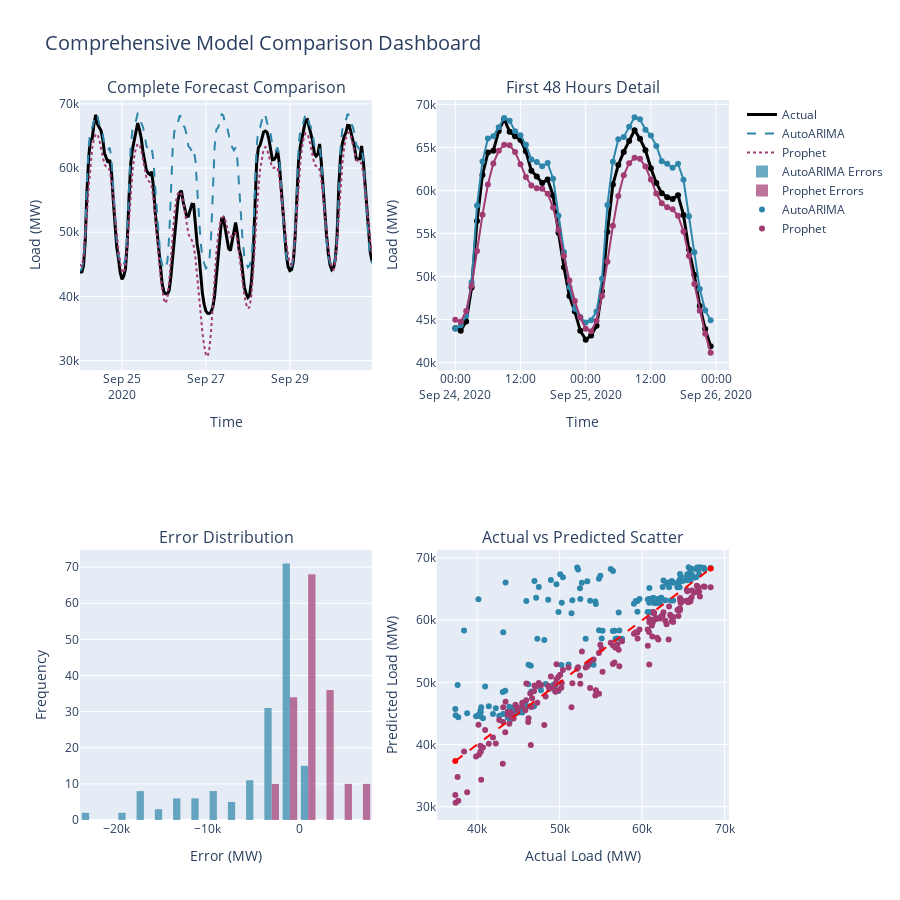

The cell this chart's notebook holds for it:
### Code cell
# Visual comparison of all models
fig = make_subplots(
    rows=2, cols=2,
    subplot_titles=('Complete Forecast Comparison', 
                    'First 48 Hours Detail',
                    'Error Distribution',
                    'Actual vs Predicted Scatter'),
    specs=[[{"secondary_y": False}, {"secondary_y": False}],
           [{"secondary_y": False}, {"secondary_y": False}]]
)

# Plot 1: Complete forecast
fig.add_trace(
    go.Scatter(x=test.index, y=actual_values, name='Actual', 
               line=dict(color='black', width=3), mode='lines'),
    row=1, col=1
)
fig.add_trace(
    go.Scatter(x=test.index, y=arima_predictions, name='AutoARIMA',
               line=dict(color='#2E86AB', width=2, dash='dash'), mode='lines'),
    row=1, col=1
)
fig.add_trace(
    go.Scatter(x=test.index, y=prophet_predictions, name='Prophet',
               line=dict(color='#A23B72', width=2, dash='dot'), mode='lines'),
    row=1, col=1
)

# Plot 2: First 48 hours detail
fig.add_trace(
    go.Scatter(x=test.index[:48], y=actual_values[:48], name='Actual',
               line=dict(color='black', width=3), mode='lines+markers',
               showlegend=False),
    row=1, col=2
)
fig.add_trace(
    go.Scatter(x=test.index[:48], y=arima_predictions[:48], name='AutoARIMA',
               line=dict(color='#2E86AB', width=2), mode='lines+markers',
               showlegend=False),
    row=1, col=2
)
fig.add_trace(
    go.Scatter(x=test.index[:48], y=prophet_predictions[:48], name='Prophet',
               line=dict(color='#A23B72', width=2), mode='lines+markers',
               showlegend=False),
    row=1, col=2
)

# Plot 3: Error distribution
arima_errors = actual_values - arima_predictions
prophet_errors = actual_values - prophet_predictions

fig.add_trace(
    go.Histogram(x=arima_errors, name='AutoARIMA Errors',
                 marker_color='#2E86AB', opacity=0.7, nbinsx=30),
    row=2, col=1
)
fig.add_trace(
    go.Histogram(x=prophet_errors, name='Prophet Errors',
                 marker_color='#A23B72', opacity=0.7, nbinsx=30),
    row=2, col=1
)

# Plot 4: Actual vs Predicted scatter
fig.add_trace(
    go.Scatter(x=actual_values, y=arima_predictions, name='AutoARIMA',
               mode='markers', marker=dict(color='#2E86AB', size=6)),
    row=2, col=2
)
fig.add_trace(
    go.Scatter(x=actual_values, y=prophet_predictions, name='Prophet',
               mode='markers', marker=dict(color='#A23B72', size=6)),
    row=2, col=2
)
# Perfect prediction line
fig.add_trace(
    go.Scatter(x=[actual_values.min(), actual_values.max()],
               y=[actual_values.min(), actual_values.max()],
               name='Perfect Prediction',
               line=dict(color='red', dash='dash', width=2),
               showlegend=False),
    row=2, col=2
)

# Update layout
fig.update_xaxes(title_text="Time", row=1, col=1)
fig.update_xaxes(title_text="Time", row=1, col=2)
fig.update_xaxes(title_text="Error (MW)", row=2, col=1)
fig.update_xaxes(title_text="Actual Load (MW)", row=2, col=2)

fig.update_yaxes(title_text="Load (MW)", row=1, col=1)
fig.update_yaxes(title_text="Load (MW)", row=1, col=2)
fig.update_yaxes(title_text="Frequency", row=2, col=1)
fig.update_yaxes(title_text="Predicted Load (MW)", row=2, col=2)

fig.update_layout(
    height=900,
    showlegend=True,
    title_text="Comprehensive Model Comparison Dashboard",
    title_font_size=20
)

fig.show()

### Figure 1 — Plotly figure (JSON) as saved in the notebook; plotly's stock layout.template omitted (floating-point values rounded to 4 significant figures; data arrays with more than 128 entries replaced by an {"elided": "..."} marker saying what was removed)
{"data": [{"line": {"color": "black", "width": 3}, "mode": "lines", "name": "Actual", "type": "scatter", "x": {"elided": "168 str values"}, "xaxis": "x", "y": {"elided": "168 float values"}, "yaxis": "y"}, {"line": {"color": "#2E86AB", "dash": "dash", "width": 2}, "mode": "lines", "name": "AutoARIMA", "type": "scatter", "x": {"elided": "168 str values"}, "xaxis": "x", "y": {"elided": "168 float values"}, "yaxis": "y"}, {"line": {"color": "#A23B72", "dash": "dot", "width": 2}, "mode": "lines", "name": "Prophet", "type": "scatter", "x": {"elided": "168 str values"}, "xaxis": "x", "y": {"elided": "168 float values"}, "yaxis": "y"}, {"line": {"color": "black", "width": 3}, "mode": "lines+markers", "name": "Actual", "showlegend": false, "type": "scatter", "x": ["2020-09-24T00:00:00+00:00", "2020-09-24T01:00:00+00:00", "2020-09-24T02:00:00+00:00", "2020-09-24T03:00:00+00:00", "2020-09-24T04:00:00+00:00", "2020-09-24T05:00:00+00:00", "2020-09-24T06:00:00+00:00", "2020-09-24T07:00:00+00:00", "2020-09-24T08:00:00+00:00", "2020-09-24T09:00:00+00:00", "2020-09-24T10:00:00+00:00", "2020-09-24T11:00:00+00:00", "2020-09-24T12:00:00+00:00", "2020-09-24T13:00:00+00:00", "2020-09-24T14:00:00+00:00", "2020-09-24T15:00:00+00:00", "2020-09-24T16:00:00+00:00", "2020-09-24T17:00:00+00:00", "2020-09-24T18:00:00+00:00", "2020-09-24T19:00:00+00:00", "2020-09-24T20:00:00+00:00", "2020-09-24T21:00:00+00:00", "2020-09-24T22:00:00+00:00", "2020-09-24T23:00:00+00:00", "2020-09-25T00:00:00+00:00", "2020-09-25T01:00:00+00:00", "2020-09-25T02:00:00+00:00", "2020-09-25T03:00:00+00:00", "2020-09-25T04:00:00+00:00", "2020-09-25T05:00:00+00:00", "2020-09-25T06:00:00+00:00", "2020-09-25T07:00:00+00:00", "2020-09-25T08:00:00+00:00", "2020-09-25T09:00:00+00:00", "2020-09-25T10:00:00+00:00", "2020-09-25T11:00:00+00:00", "2020-09-25T12:00:00+00:00", "2020-09-25T13:00:00+00:00", "2020-09-25T14:00:00+00:00", "2020-09-25T15:00:00+00:00", "2020-09-25T16:00:00+00:00", "2020-09-25T17:00:00+00:00", "2020-09-25T18:00:00+00:00", "2020-09-25T19:00:00+00:00", "2020-09-25T20:00:00+00:00", "2020-09-25T21:00:00+00:00", "2020-09-25T22:00:00+00:00", "2020-09-25T23:00:00+00:00"], "xaxis": "x2", "y": [43980.0, 43700.0, 44770.0, 48730.0, 56450.0, 61800.0, 64400.0, 64610.0, 66920.0, 68300.0, 66820.0, 66300.0, 65850.0, 64550.0, 62290.0, 61620.0, 60860.0, 61280.0, 59420.0, 55090.0, 51070.0, 47730.0, 45930.0, 43700.0, 42670.0, 43140.0, 44280.0, 48300.0, 55200.0, 60690.0, 62960.0, 64480.0, 65760.0, 67000.0, 65990.0, 64680.0, 62580.0, 60880.0, 59680.0, 59220.0, 59000.0, 59440.0, 57150.0, 53150.0, 50200.0, 46560.0, 43890.0, 41910.0], "yaxis": "y2"}, {"line": {"color": "#2E86AB", "width": 2}, "mode": "lines+markers", "name": "AutoARIMA", "showlegend": false, "type": "scatter", "x": ["2020-09-24T00:00:00+00:00", "2020-09-24T01:00:00+00:00", "2020-09-24T02:00:00+00:00", "2020-09-24T03:00:00+00:00", "2020-09-24T04:00:00+00:00", "2020-09-24T05:00:00+00:00", "2020-09-24T06:00:00+00:00", "2020-09-24T07:00:00+00:00", "2020-09-24T08:00:00+00:00", "2020-09-24T09:00:00+00:00", "2020-09-24T10:00:00+00:00", "2020-09-24T11:00:00+00:00", "2020-09-24T12:00:00+00:00", "2020-09-24T13:00:00+00:00", "2020-09-24T14:00:00+00:00", "2020-09-24T15:00:00+00:00", "2020-09-24T16:00:00+00:00", "2020-09-24T17:00:00+00:00", "2020-09-24T18:00:00+00:00", "2020-09-24T19:00:00+00:00", "2020-09-24T20:00:00+00:00", "2020-09-24T21:00:00+00:00", "2020-09-24T22:00:00+00:00", "2020-09-24T23:00:00+00:00", "2020-09-25T00:00:00+00:00", "2020-09-25T01:00:00+00:00", "2020-09-25T02:00:00+00:00", "2020-09-25T03:00:00+00:00", "2020-09-25T04:00:00+00:00", "2020-09-25T05:00:00+00:00", "2020-09-25T06:00:00+00:00", "2020-09-25T07:00:00+00:00", "2020-09-25T08:00:00+00:00", "2020-09-25T09:00:00+00:00", "2020-09-25T10:00:00+00:00", "2020-09-25T11:00:00+00:00", "2020-09-25T12:00:00+00:00", "2020-09-25T13:00:00+00:00", "2020-09-25T14:00:00+00:00", "2020-09-25T15:00:00+00:00", "2020-09-25T16:00:00+00:00", "2020-09-25T17:00:00+00:00", "2020-09-25T18:00:00+00:00", "2020-09-25T19:00:00+00:00", "2020-09-25T20:00:00+00:00", "2020-09-25T21:00:00+00:00", "2020-09-25T22:00:00+00:00", "2020-09-25T23:00:00+00:00"], "xaxis": "x2", "y": [43940.0, 44340.0, 45440.0, 49340.0, 58260.0, 63370.0, 66030.0, 66310.0, 67330.0, 68410.0, 68100.0, 66880.0, 66410.0, 65300.0, 63610.0, 63300.0, 62800.0, 63200.0, 61360.0, 57060.0, 52850.0, 48750.0, 46250.0, 45290.0, 44650.0, 44930.0, 45920.0, 49750.0, 58320.0, 63330.0, 65950.0, 66210.0, 67390.0, 68510.0, 68270.0, 67060.0, 66390.0, 65160.0, 63400.0, 63090.0, 62630.0, 63090.0, 61240.0, 57010.0, 52810.0, 48540.0, 46070.0, 44920.0], "yaxis": "y2"}, {"line": {"color": "#A23B72", "width": 2}, "mode": "lines+markers", "name": "Prophet", "showlegend": false, "type": "scatter", "x": ["2020-09-24T00:00:00+00:00", "2020-09-24T01:00:00+00:00", "2020-09-24T02:00:00+00:00", "2020-09-24T03:00:00+00:00", "2020-09-24T04:00:00+00:00", "2020-09-24T05:00:00+00:00", "2020-09-24T06:00:00+00:00", "2020-09-24T07:00:00+00:00", "2020-09-24T08:00:00+00:00", "2020-09-24T09:00:00+00:00", "2020-09-24T10:00:00+00:00", "2020-09-24T11:00:00+00:00", "2020-09-24T12:00:00+00:00", "2020-09-24T13:00:00+00:00", "2020-09-24T14:00:00+00:00", "2020-09-24T15:00:00+00:00", "2020-09-24T16:00:00+00:00", "2020-09-24T17:00:00+00:00", "2020-09-24T18:00:00+00:00", "2020-09-24T19:00:00+00:00", "2020-09-24T20:00:00+00:00", "2020-09-24T21:00:00+00:00", "2020-09-24T22:00:00+00:00", "2020-09-24T23:00:00+00:00", "2020-09-25T00:00:00+00:00", "2020-09-25T01:00:00+00:00", "2020-09-25T02:00:00+00:00", "2020-09-25T03:00:00+00:00", "2020-09-25T04:00:00+00:00", "2020-09-25T05:00:00+00:00", "2020-09-25T06:00:00+00:00", "2020-09-25T07:00:00+00:00", "2020-09-25T08:00:00+00:00", "2020-09-25T09:00:00+00:00", "2020-09-25T10:00:00+00:00", "2020-09-25T11:00:00+00:00", "2020-09-25T12:00:00+00:00", "2020-09-25T13:00:00+00:00", "2020-09-25T14:00:00+00:00", "2020-09-25T15:00:00+00:00", "2020-09-25T16:00:00+00:00", "2020-09-25T17:00:00+00:00", "2020-09-25T18:00:00+00:00", "2020-09-25T19:00:00+00:00", "2020-09-25T20:00:00+00:00", "2020-09-25T21:00:00+00:00", "2020-09-25T22:00:00+00:00", "2020-09-25T23:00:00+00:00"], "xaxis": "x2", "y": [44970.0, 44730.0, 46010.0, 48920.0, 52950.0, 57170.0, 60690.0, 63140.0, 64610.0, 65310.0, 65260.0, 64450.0, 63050.0, 61560.0, 60570.0, 60250.0, 60190.0, 59620.0, 58010.0, 55410.0, 52390.0, 49540.0, 47140.0, 45230.0, 43930.0, 43640.0, 44870.0, 47730.0, 51730.0, 55890.0, 59360.0, 61760.0, 63170.0, 63790.0, 63670.0, 62770.0, 61260.0, 59650.0, 58520.0, 58040.0, 57810.0, 57050.0, 55230.0, 52410.0, 49140.0, 46030.0, 43350.0, 41140.0], "yaxis": "y2"}, {"marker": {"color": "#2E86AB"}, "name": "AutoARIMA Errors", "nbinsx": 30, "opacity": 0.7, "type": "histogram", "x": {"elided": "168 float values"}, "xaxis": "x3", "yaxis": "y3"}, {"marker": {"color": "#A23B72"}, "name": "Prophet Errors", "nbinsx": 30, "opacity": 0.7, "type": "histogram", "x": {"elided": "168 float values"}, "xaxis": "x3", "yaxis": "y3"}, {"marker": {"color": "#2E86AB", "size": 6}, "mode": "markers", "name": "AutoARIMA", "type": "scatter", "x": {"elided": "168 float values"}, "xaxis": "x4", "y": {"elided": "168 float values"}, "yaxis": "y4"}, {"marker": {"color": "#A23B72", "size": 6}, "mode": "markers", "name": "Prophet", "type": "scatter", "x": {"elided": "168 float values"}, "xaxis": "x4", "y": {"elided": "168 float values"}, "yaxis": "y4"}, {"line": {"color": "red", "dash": "dash", "width": 2}, "name": "Perfect Prediction", "showlegend": false, "type": "scatter", "x": [37341, 68303], "xaxis": "x4", "y": [37341, 68303], "yaxis": "y4"}], "layout": {"annotations": [{"font": {"size": 16}, "showarrow": false, "text": "Complete Forecast Comparison", "x": 0.225, "xanchor": "center", "xref": "paper", "y": 1, "yanchor": "bottom", "yref": "paper"}, {"font": {"size": 16}, "showarrow": false, "text": "First 48 Hours Detail", "x": 0.775, "xanchor": "center", "xref": "paper", "y": 1, "yanchor": "bottom", "yref": "paper"}, {"font": {"size": 16}, "showarrow": false, "text": "Error Distribution", "x": 0.225, "xanchor": "center", "xref": "paper", "y": 0.375, "yanchor": "bottom", "yref": "paper"}, {"font": {"size": 16}, "showarrow": false, "text": "Actual vs Predicted Scatter", "x": 0.775, "xanchor": "center", "xref": "paper", "y": 0.375, "yanchor": "bottom", "yref": "paper"}], "height": 900, "showlegend": true, "title": {"font": {"size": 20}, "text": "Comprehensive Model Comparison Dashboard"}, "xaxis": {"anchor": "y", "domain": [0, 0.45], "title": {"text": "Time"}}, "xaxis2": {"anchor": "y2", "domain": [0.55, 1], "title": {"text": "Time"}}, "xaxis3": {"anchor": "y3", "domain": [0, 0.45], "title": {"text": "Error (MW)"}}, "xaxis4": {"anchor": "y4", "domain": [0.55, 1], "title": {"text": "Actual Load (MW)"}}, "yaxis": {"anchor": "x", "domain": [0.625, 1], "title": {"text": "Load (MW)"}}, "yaxis2": {"anchor": "x2", "domain": [0.625, 1], "title": {"text": "Load (MW)"}}, "yaxis3": {"anchor": "x3", "domain": [0, 0.375], "title": {"text": "Frequency"}}, "yaxis4": {"anchor": "x4", "domain": [0, 0.375], "title": {"text": "Predicted Load (MW)"}}}}
